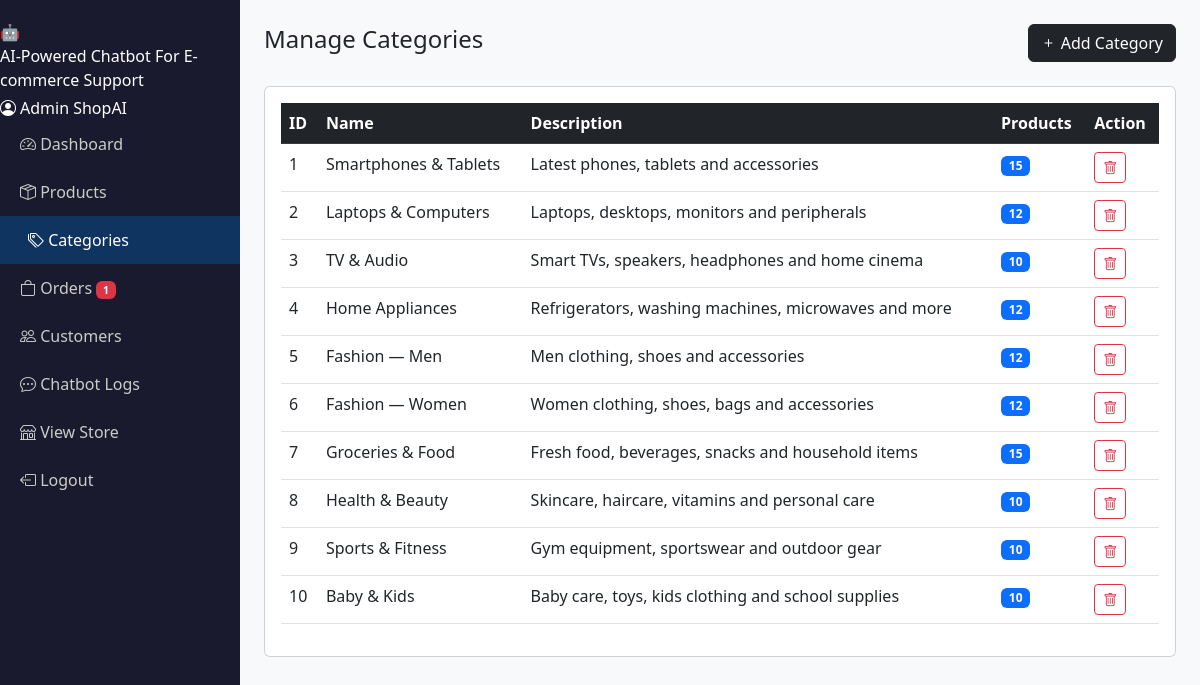
Screenshot of /admin/categories.php (signed in) with the database file from the repository.
### tables this page shows
CREATE TABLE categories (
    id INT AUTO_INCREMENT PRIMARY KEY,
    name VARCHAR(100) NOT NULL,
    description TEXT
);

### admin/categories.php (the view, shortened to what this page needs)
<?php require_once 'includes/admin_header.php'; ?>
<?php
$cats = $conn->query("SELECT c.*, COUNT(p.id) as product_count FROM categories c LEFT JOIN products p ON c.id=p.category_id GROUP BY c.id");
?>
<div class="admin-content">
    <div class="d-flex justify-content-between align-items-center mb-4">
        <h4>Manage Categories</h4>
        <button class="btn btn-dark" data-bs-toggle="modal" data-bs-target="#catModal">
            <i class="bi bi-plus"></i> Add Category
        </button>
    </div>
    <div class="card p-3">
        <table class="table table-hover">
            <thead class="table-dark"><tr><th>ID</th><th>Name</th><th>Description</th><th>Products</th><th>Action</th></tr></thead>
            <tbody>
            <?php while ($c = $cats->fetch_assoc()): ?>
            <tr>
                <td><?= $c['id'] ?></td>
                <td><?= htmlspecialchars($c['name']) ?></td>
                <td><?= htmlspecialchars($c['description']) ?></td>
                <td><span class="badge bg-primary"><?= $c['product_count'] ?></span></td>
                <td>
                    <form method="POST" class="d-inline" onsubmit="return confirm('Delete category?')">
                        <button class="btn btn-sm btn-outline-danger"><i class="bi bi-trash"></i></button>
                    </form>
                </td>
            </tr>
            <?php endwhile; ?>
            </tbody>
        </table>
    </div>
</div>
<?php require_once 'includes/admin_footer.php'; ?>

### ecommerce-chatbot/assets/css/style.css (style rules this page uses)
body { font-family: 'Segoe UI', sans-serif; background: #f8f9fa; }
.admin-content { margin-left: 240px; padding: 24px; }

### rows the page displays
categories: id "1", name "Smartphones & Tablets", description "Latest phones, tablets and accessories", product_count "15"
categories: id "2", name "Laptops & Computers", description "Laptops, desktops, monitors and peripherals", product_count "12"
categories: id "3", name "TV & Audio", description "Smart TVs, speakers, headphones and home cinema", product_count "10"
categories: id "4", name "Home Appliances", description "Refrigerators, washing machines, microwaves and more", product_count "12"
categories: id "5", name "Fashion — Men", description "Men clothing, shoes and accessories", product_count "12"
categories: id "6", name "Fashion — Women", description "Women clothing, shoes, bags and accessories", product_count "12"
categories: id "7", name "Groceries & Food", description "Fresh food, beverages, snacks and household items", product_count "15"
categories: id "8", name "Health & Beauty", description "Skincare, haircare, vitamins and personal care", product_count "10"
categories: id "9", name "Sports & Fitness", description "Gym equipment, sportswear and outdoor gear", product_count "10"
categories: id "10", name "Baby & Kids", description "Baby care, toys, kids clothing and school supplies", product_count "10"

### other values shown
SITE_NAME "AI-Powered Chatbot For E-commerce Support"
$_SESSION['user_name'] "Admin ShopAI"
$label "Dashboard"
$label "Products"
$label "Categories"
$label "Orders"
$pending_count "1"
$label "Customers"
$label "Chatbot Logs"
$label "View Store"
